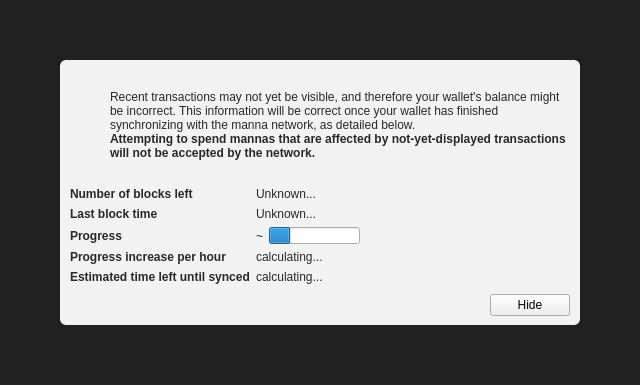
<?xml version="1.0" encoding="UTF-8"?>
<ui version="4.0">
 <class>ModalOverlay</class>
 <widget class="ModalOverlay" name="ModalOverlay">
  <property name="geometry">
   <rect>
    <x>0</x>
    <y>0</y>
    <width>640</width>
    <height>385</height>
   </rect>
  </property>
  <property name="windowTitle">
   <string>Form</string>
  </property>
  <layout class="QVBoxLayout" name="verticalLayout" stretch="0">
   <property name="sizeConstraint">
    <enum>QLayout::SetDefaultConstraint</enum>
   </property>
   <property name="leftMargin">
    <number>0</number>
   </property>
   <property name="topMargin">
    <number>0</number>
   </property>
   <property name="rightMargin">
    <number>0</number>
   </property>
   <property name="bottomMargin">
    <number>0</number>
   </property>
   <item>
    <widget class="QWidget" name="bgWidget" native="true">
     <property name="styleSheet">
      <string notr="true">#bgWidget { background: rgba(0,0,0,220); }</string>
     </property>
     <layout class="QVBoxLayout" name="verticalLayoutMain" stretch="1">
      <property name="leftMargin">
       <number>60</number>
      </property>
      <property name="topMargin">
       <number>60</number>
      </property>
      <property name="rightMargin">
       <number>60</number>
      </property>
      <property name="bottomMargin">
       <number>60</number>
      </property>
      <item>
       <widget class="QWidget" name="contentWidget" native="true">
        <property name="styleSheet">
         <string notr="true">#contentWidget { background: rgba(255,255,255,240); border-radius: 6px; }

QLabel { color: rgb(40,40,40);  }</string>
        </property>
        <layout class="QVBoxLayout" name="verticalLayoutSub" stretch="1,0,0,0">
         <property name="spacing">
          <number>0</number>
         </property>
         <property name="leftMargin">
          <number>10</number>
         </property>
         <property name="topMargin">
          <number>10</number>
         </property>
         <property name="rightMargin">
          <number>10</number>
         </property>
         <property name="bottomMargin">
          <number>10</number>
         </property>
         <item>
          <layout class="QHBoxLayout" name="horizontalLayoutIconText" stretch="0,1">
           <property name="topMargin">
            <number>20</number>
           </property>
           <item>
            <layout class="QVBoxLayout" name="verticalLayoutIcon">
             <property name="leftMargin">
              <number>0</number>
             </property>
             <item>
              <widget class="QPushButton" name="warningIcon">
               <property name="enabled">
                <bool>false</bool>
               </property>
               <property name="text">
                <string/>
               </property>
               <property name="icon">
                <iconset>
                 <normaloff>:/icons/warning</normaloff>
                 <disabledoff>:/icons/warning</disabledoff>:/icons/warning</iconset>
               </property>
               <property name="iconSize">
                <size>
                 <width>48</width>
                 <height>48</height>
                </size>
               </property>
               <property name="flat">
                <bool>true</bool>
               </property>
              </widget>
             </item>
             <item>
              <spacer name="verticalSpacerWarningIcon">
               <property name="orientation">
                <enum>Qt::Vertical</enum>
               </property>
               <property name="sizeHint" stdset="0">
                <size>
                 <width>20</width>
                 <height>40</height>
                </size>
               </property>
              </spacer>
             </item>
            </layout>
           </item>
           <item>
            <layout class="QVBoxLayout" name="verticalLayoutInfoText">
             <property name="leftMargin">
              <number>0</number>
             </property>
             <property name="topMargin">
              <number>0</number>
             </property>
             <item>
              <widget class="QLabel" name="infoText">
               <property name="text">
                <string>Recent transactions may not yet be visible, and therefore your wallet's balance might be incorrect. This information will be correct once your wallet has finished synchronizing with the manna network, as detailed below.</string>
               </property>
               <property name="textFormat">
                <enum>Qt::RichText</enum>
               </property>
               <property name="wordWrap">
                <bool>true</bool>
               </property>
              </widget>
             </item>
             <item>
              <widget class="QLabel" name="infoTextStrong">
               <property name="font">
                <font>
                 <weight>75</weight>
                 <bold>true</bold>
                </font>
               </property>
               <property name="text">
                <string>Attempting to spend mannas that are affected by not-yet-displayed transactions will not be accepted by the network.</string>
               </property>
               <property name="textFormat">
                <enum>Qt::RichText</enum>
               </property>
               <property name="wordWrap">
                <bool>true</bool>
               </property>
              </widget>
             </item>
             <item>
              <spacer name="verticalSpacerInTextSpace">
               <property name="orientation">
                <enum>Qt::Vertical</enum>
               </property>
               <property name="sizeHint" stdset="0">
                <size>
                 <width>20</width>
                 <height>40</height>
                </size>
               </property>
              </spacer>
             </item>
            </layout>
           </item>
          </layout>
         </item>
         <item>
          <spacer name="verticalSpacerAfterText">
           <property name="orientation">
            <enum>Qt::Vertical</enum>
           </property>
           <property name="sizeHint" stdset="0">
            <size>
             <width>20</width>
             <height>40</height>
            </size>
           </property>
          </spacer>
         </item>
         <item>
          <layout class="QFormLayout" name="formLayout">
           <property name="fieldGrowthPolicy">
            <enum>QFormLayout::FieldsStayAtSizeHint</enum>
           </property>
           <property name="horizontalSpacing">
            <number>6</number>
           </property>
           <property name="verticalSpacing">
            <number>6</number>
           </property>
           <property name="topMargin">
            <number>10</number>
           </property>
           <item row="0" column="0">
            <widget class="QLabel" name="labelNumberOfBlocksLeft">
             <property name="font">
              <font>
               <weight>75</weight>
               <bold>true</bold>
              </font>
             </property>
             <property name="text">
              <string>Number of blocks left</string>
             </property>
            </widget>
           </item>
           <item row="0" column="1">
            <widget class="QLabel" name="numberOfBlocksLeft">
             <property name="text">
              <string>Unknown...</string>
             </property>
            </widget>
           </item>
           <item row="1" column="0">
            <widget class="QLabel" name="labelLastBlockTime">
             <property name="font">
              <font>
               <weight>75</weight>
               <bold>true</bold>
              </font>
             </property>
             <property name="text">
              <string>Last block time</string>
             </property>
            </widget>
           </item>
           <item row="1" column="1">
            <widget class="QLabel" name="newestBlockDate">
             <property name="sizePolicy">
              <sizepolicy hsizetype="Maximum" vsizetype="Preferred">
               <horstretch>0</horstretch>
               <verstretch>0</verstretch>
              </sizepolicy>
             </property>
             <property name="text">
              <string>Unknown...</string>
             </property>
            </widget>
           </item>
           <item row="2" column="0">
            <widget class="QLabel" name="labelSyncDone">
             <property name="font">
              <font>
               <weight>75</weight>
               <bold>true</bold>
              </font>
             </property>
             <property name="text">
              <string>Progress</string>
             </property>
            </widget>
           </item>
           <item row="2" column="1">
            <layout class="QHBoxLayout" name="horizontalLayoutSync" stretch="0,1">
             <item>
              <widget class="QLabel" name="percentageProgress">
               <property name="text">
                <string notr="true">~</string>
               </property>
              </widget>
             </item>
             <item>
              <widget class="QProgressBar" name="progressBar">
               <property name="value">
                <number>24</number>
               </property>
               <property name="format">
                <string/>
               </property>
              </widget>
             </item>
            </layout>
           </item>
           <item row="4" column="0">
            <widget class="QLabel" name="labelProgressIncrease">
             <property name="font">
              <font>
               <weight>75</weight>
               <bold>true</bold>
              </font>
             </property>
             <property name="text">
              <string>Progress increase per hour</string>
             </property>
            </widget>
           </item>
           <item row="4" column="1">
            <widget class="QLabel" name="progressIncreasePerH">
             <property name="text">
              <string>calculating...</string>
             </property>
            </widget>
           </item>
           <item row="5" column="0">
            <widget class="QLabel" name="labelEstimatedTimeLeft">
             <property name="font">
              <font>
               <weight>75</weight>
               <bold>true</bold>
              </font>
             </property>
             <property name="text">
              <string>Estimated time left until synced</string>
             </property>
            </widget>
           </item>
           <item row="5" column="1">
            <widget class="QLabel" name="expectedTimeLeft">
             <property name="text">
              <string>calculating...</string>
             </property>
            </widget>
           </item>
          </layout>
         </item>
         <item>
          <layout class="QHBoxLayout" name="horizontalLayoutButtons">
           <property name="leftMargin">
            <number>10</number>
           </property>
           <property name="topMargin">
            <number>10</number>
           </property>
           <item>
            <spacer name="horizontalSpacer">
             <property name="orientation">
              <enum>Qt::Horizontal</enum>
             </property>
             <property name="sizeHint" stdset="0">
              <size>
               <width>40</width>
               <height>20</height>
              </size>
             </property>
            </spacer>
           </item>
           <item>
            <widget class="QPushButton" name="closeButton">
             <property name="text">
              <string>Hide</string>
             </property>
            </widget>
           </item>
          </layout>
         </item>
        </layout>
       </widget>
      </item>
     </layout>
    </widget>
   </item>
  </layout>
 </widget>
 <customwidgets>
  <customwidget>
   <class>ModalOverlay</class>
   <extends>QWidget</extends>
   <header>modaloverlay.h</header>
   <container>1</container>
  </customwidget>
 </customwidgets>
 <resources/>
 <connections/>
</ui>
